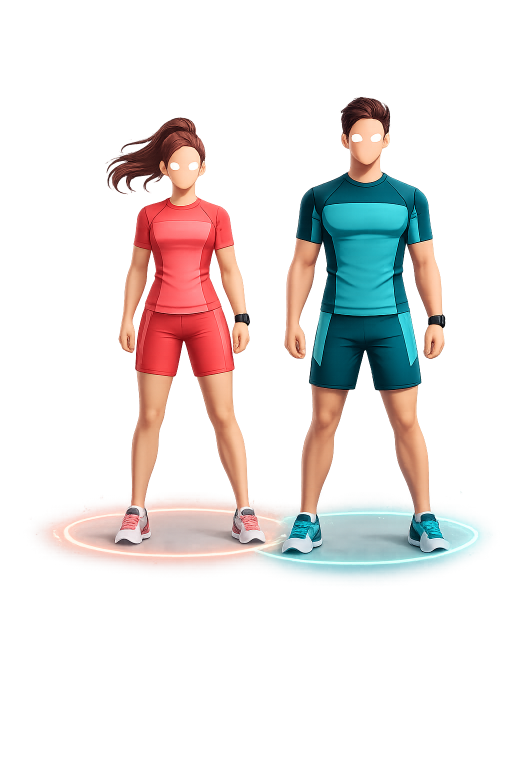
#> input picture app/ChatGPT Image Mar 16, 2026, 01_52_41 PM.png, 1024 x 1536 px, given in place of goal-lose-weight.png, which was not available (shown at 1/2 size)
$ python export-goal-icons.py ..
#> lines starting #> are read from the running program, lines starting #| are printed output that depends on the picture
"""Cut the white background out of generated goal icons and export app-sized PNGs.

Usage: python scripts/export-goal-icons.py <source-dir> [icon-name ...]
"""
import sys
from pathlib import Path

import numpy as np
from PIL import Image
from scipy import ndimage

ICONS = ['goal-lose-weight', 'goal-stronger-runner', 'goal-weight-and-run']
OUT_DIR = Path(__file__).resolve().parent.parent / 'assets' / 'goals'
SIZE = 288
SOFT = 48.0


def cut_out(path: Path) -> Image.Image:
    rgb = np.asarray(Image.open(path).convert('RGB')).astype(np.float32)
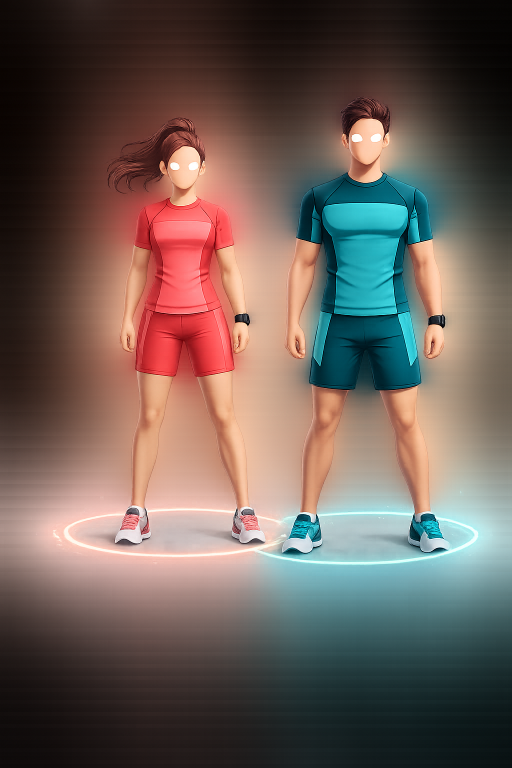
#> rgb: shape (1536, 1024, 3) float32 (shown at 1/2 size); mean R, G, B 108.2, 93.7, 87.1
    distance = 255.0 - rgb.min(axis=2)
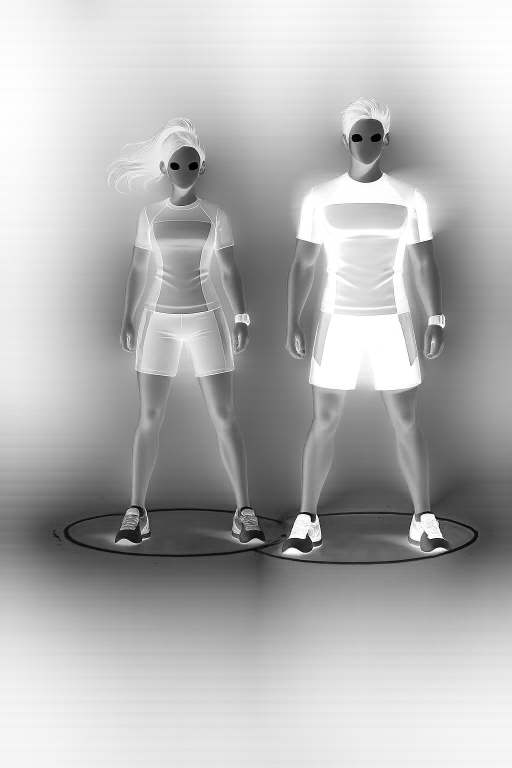
#> distance: shape (1536, 1024) float32 (shown at 1/2 size); min 0, max 255, mean 179.6

    labels, _ = ndimage.label(distance < SOFT)
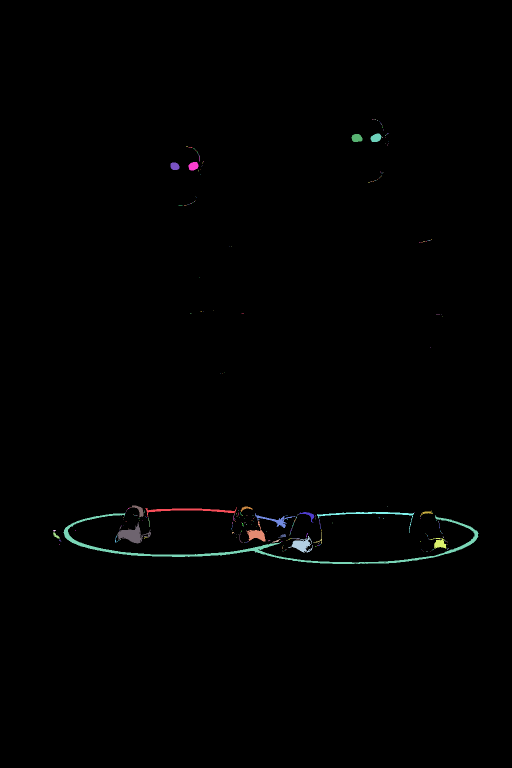
#> labels: shape (1536, 1024) int32 (shown at 1/2 size); 305 distinct labels, from 0 to 304; one colour per label, 0 black
    border = np.unique(np.concatenate([labels[0], labels[-1], labels[:, 0], labels[:, -1]]))
#> border = [0]
    background = np.isin(labels, border[border > 0])
#> background: shape (1536, 1024) bool; every value is 0

    alpha = np.ones(distance.shape, np.float32)
    alpha[background] = np.clip(distance[background] / SOFT, 0, 1) ** 1.4
#> alpha: shape (1536, 1024) float32; every value is 1
    alpha = ndimage.gaussian_filter(alpha, 0.6)

    safe = np.maximum(alpha, 1e-3)[..., None]
    color = np.clip((rgb - (1 - alpha[..., None]) * 255.0) / safe, 0, 255)
    rgba = np.dstack([color, alpha * 255]).astype(np.uint8)

    image = Image.fromarray(rgba, 'RGBA')
    image = image.crop(image.getchannel('A').point(lambda a: 255 if a > 8 else 0).getbbox())
    side = int(max(image.size) * 1.06)
#> side = 1628
    canvas = Image.new('RGBA', (side, side), (0, 0, 0, 0))
#> canvas: PIL image 1628x1628 RGBA; every value is 0
    canvas.paste(image, ((side - image.width) // 2, (side - image.height) // 2))
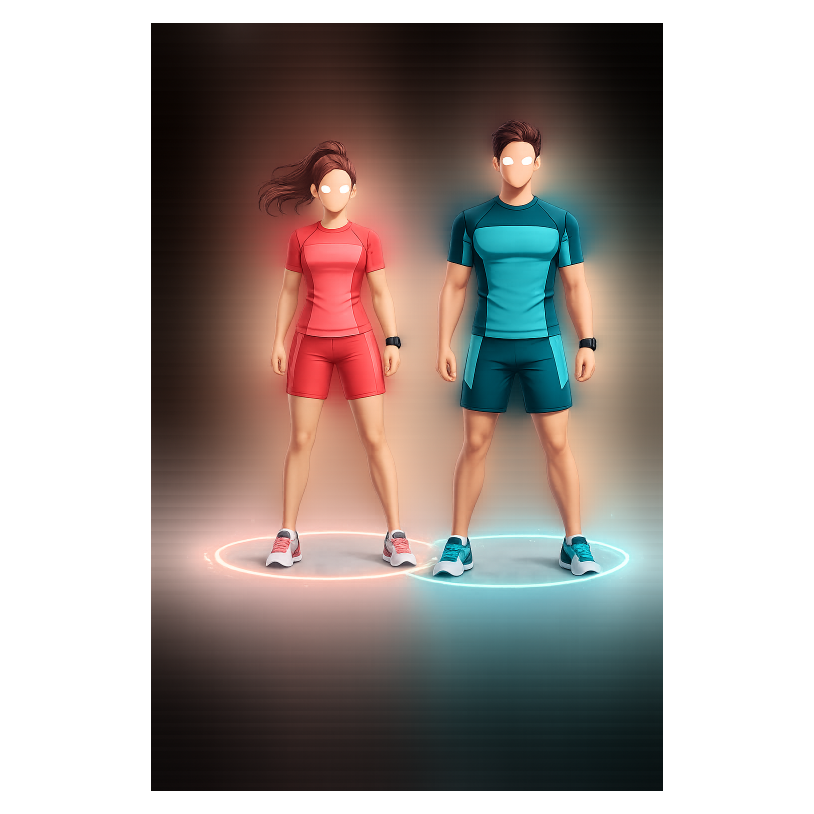
#> canvas: PIL image 1628x1628 RGBA (shown at 1/2 size); mean R, G, B, A 64.2, 55.5, 51.6, 151.3; transparent parts drawn white
    return canvas.resize((SIZE, SIZE), Image.LANCZOS)
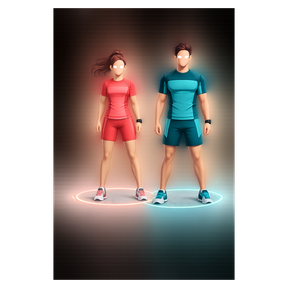
#> returned value: PIL image 288x288 RGBA; mean R, G, B, A 64.8, 56.1, 52.1, 151.3; transparent parts drawn white


def main() -> None:
    source = Path(sys.argv[1])
    for name in sys.argv[2:] or ICONS:
        cut_out(source / f'{name}.png').save(OUT_DIR / f'{name}.png', optimize=True)
        print('wrote', OUT_DIR / f'{name}.png')


if __name__ == '__main__':
#> (the run stopped early here; a loop or call above may not have finished)
